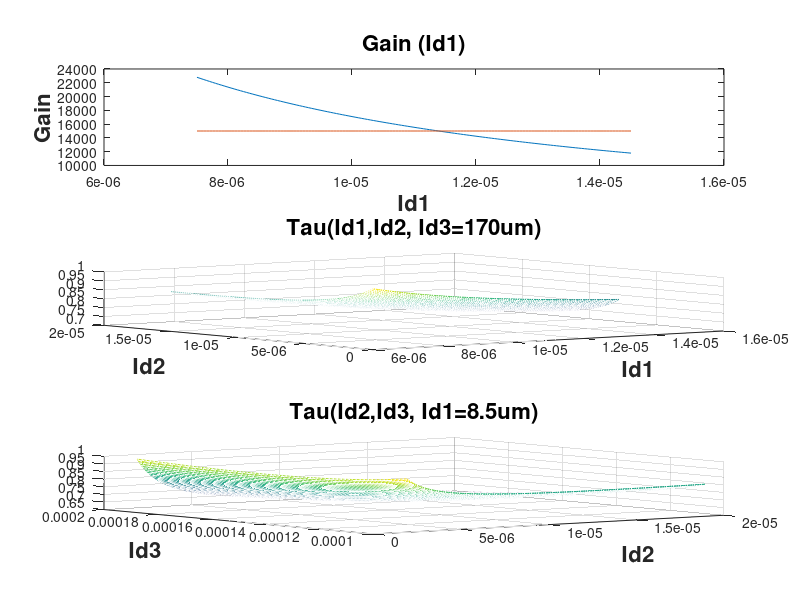
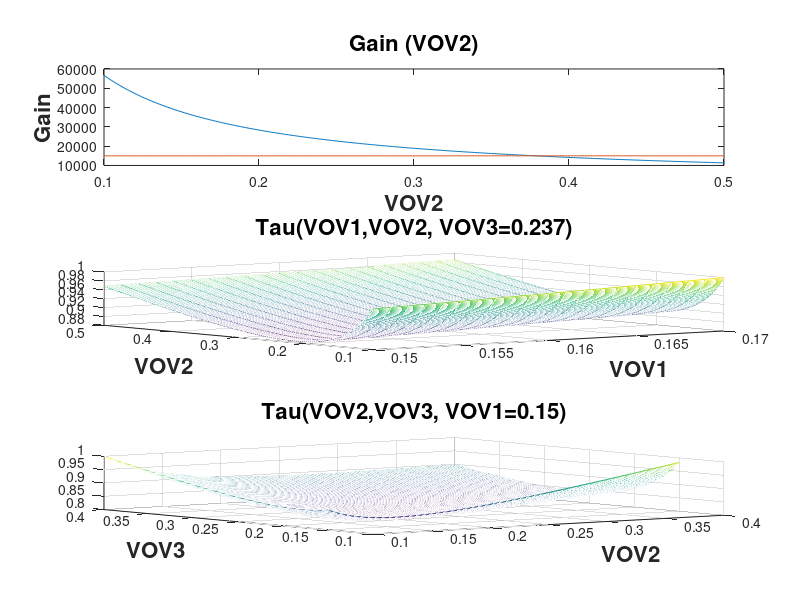

Write the MATLAB code that produced these figures, in order.
% EE2124 Matlab Script to Optimize Transimpedance Amplifier
clear all; clc;
%addpath('/usr/class/ee114/matlab/hspice_toolbox')

% Setup
format short eng;

% Parameters
uCox = 50e-6;
Cox = 2.3e-3;% fF/um^2
mu_n = uCox/Cox;
Cl = 2*500e-15;
Cin = 100e-15;
Rl = 10e3/2;
Vtn = 1; % Closer than Vth0
Lmin=1e-6;
lambda=0.1;
VDD= 2.5;

% Constraints
freq_target = 90e6; % > 90
power_target = 2.25e-3; % 5v * Itotal
I_total = 2e-3/5 % 400uA
Aspec=15e3;

%% Initial Estimations
VOV3=0.2; % Will multiply the bigger current

% Id3 & gm3
tau_target=1/(freq_target*2*pi); % Total available Tau
tau_target_out=0.35*tau_target; % Guess tau out = 35% of tau Total
gm3 = (Cl/tau_target_out);
Id3 = VOV3*gm3/2 % 

% Set Id2 & 3 based on budget
Id2= (I_total-2*Id3)/4*3/4% Needs high gm2 
Id1= (I_total-2*Id3)/4*1/4% 

%% gm_l2
Vg3 = VOV3 + 0 + Vtn; % DC Output requirement (close to 0)
VOV_L2 = (VDD - Vg3 - Vtn);
gm_l2 = (2*Id2/VOV_L2)/1.2;
R_l2 = 1/gm_l2;

%% gm_l1 
VOV_L1 = sqrt(2*Id1/(uCox*2))
gm_l1 = 2*Id1/VOV_L1;
R_l1 = 1/gm_l1;

%% gm2
gm2 = Aspec/(R_l1*R_l2*0.8);
VOV2= 2*Id2/gm2
%VOV2=0.2;
%gm2 = 2*Id2/VOV2;

%% gm1
VOV1BIAS=1.3;
VOV1 = 0 - (VOV1BIAS-2.5)- Vtn
gm1 = 2* Id1/VOV1;

% Core Transistor Sizing
W3 = 2*Id3/(uCox*VOV3^2)*Lmin;
W3_ratio = max(2,round(W3/Lmin));

W_L2 = gm_l2/(uCox*VOV_L2)*Lmin;
W_L2_ratio = max(2,round(W_L2/Lmin));
W2 = gm2/(uCox*VOV2)*Lmin;
W2_ratio = max(2,round(W2/Lmin));

W_L1 = gm_l1/(uCox*VOV_L1)*Lmin;
W_L1_ratio = max(2,round(W_L1/Lmin));

W1 = gm1/(uCox*VOV1)*Lmin;
W1_ratio = max(2,round(W1/Lmin));

sprintf('.param W_1=%du\n.param W_2=%du\n.param W_3=%du\n.param W_L1=%du\n.param W_L2=%du',W1_ratio,W2_ratio,W3_ratio,W_L1_ratio,W_L2_ratio)

%the gate bias for curent mirrors is set by a diode connected NMOS which
%has as current source to the drain
Wdriver=16e-6;
Ldriver=2e-6;
vss =-2.5;
vov_driver_mos= sqrt(Id2/(0.5*(Wdriver/Ldriver)*uCox));
vbiasgen=vov_driver_mos+0.5+vss

% Bias source sizing based on current requirements
Wb1_ratio= round(Id1/((uCox/2)*(vbiasgen-vss-0.5)^2)*2);
Wb2_ratio= round(Id2/((uCox/2)*(vbiasgen-vss-0.5)^2)*2);
Wb3_ratio= round(Id3/((uCox/2)*(vbiasgen-vss-0.5)^2)*2);
sprintf('.param WB1=%du\n.param WB2=%du\n.param WB3=%du',Wb1_ratio,Wb2_ratio,Wb3_ratio)


%% ZVTC based Models 

% Coeffitients
alpha1= 0.26; % Csb1/Cgs1 
beta1 = 0.25; % Cgd1/Cgs1
gamma1 = 0.41; % Cdb1/Cgs1
beta2 = beta1;
gamma2 = gamma1;
beta3 = beta2;

A = 1+alpha1;
B = beta1 + gamma1;
C = beta2;
D = gamma2;
E = beta3;
F = C+1;
G = C+D;
H = E + 1/6;

% Tau 
t0_vov = (2*Lmin^2)/(3*mu_n); % T0 by Vov 
tau_in = 5/6*(Cin*VOV1/2/Id1 + A*t0_vov/VOV1)
tau_out = 5/6*(t0_vov/VOV3 + VOV3*Cl/2/Id3)
tau_core = 2 * t0_vov * VOV2.*( Aspec/0.8 * ( B* Id1./VOV1^2 + (F+C*VOV_L2/VOV2)*Id2./VOV2^2) + VOV_L2./(2*Id2).*(G*Id2./VOV2^2 + H*Id3/VOV3^2))
tau_total = tau_in + tau_out + tau_core;
f3db = 1/(tau_total*2*pi)

%% Fine tuning 
Id1=8.5e-6; Id2=17.9e-6; Id3=170e-6;
VOV_L1=0.3832;
VOV1=0.154;
VOV2=0.2819;
VOV_L2=0.393;
VOV3=0.346;  

tau_in = 5/6*(Cin*VOV1/2/Id1 + A*t0_vov/VOV1)
tau_out = 5/6*(t0_vov/VOV3 + VOV3*Cl/2/Id3)
tau_core = 2 * t0_vov * VOV2.*( Aspec/0.8 * ( B* Id1./VOV1^2 + (F+C*VOV_L2/VOV2)*Id2./VOV2^2) + VOV_L2./(2*Id2).*(G*Id2./VOV2^2 + H*Id3/VOV3^2))
tau_total = tau_in + tau_out + tau_core
f3db = 1/(tau_total*2*pi)
gain=VOV_L1./(2*Id1).*VOV_L2./VOV2*(0.8)^2

%% Id Tuning 

VOV_L1=0.3832; VOV1=0.154; VOV2=0.2819; VOV_L2=0.393; VOV3=0.346;
Id3=170e-6;
Id1=[8.5e-6 - 1e-6 : .05e-6: 8.5e-6 + 6e-6]; 
Id2=[17.9e-6 - 14e-6 : .05e-6: 17.9e-6 + 1e-6]; 
 
[I1,I2] = meshgrid(Id1,Id2);

tau_in = 5/6*(Cin*VOV1./2./I1 + A*t0_vov./VOV1);
tau_out = 5/6*(t0_vov./VOV3 + VOV3*Cl/2/Id3);
tau_core = 2 * t0_vov * VOV2.*( Aspec/0.8 * ( B* I1./VOV1.^2 + (F+C*VOV_L2./VOV2)*I2./VOV2.^2) + VOV_L2./(2*I2).*(G*I2./VOV2.^2 + H*Id3./VOV3.^2));
tau_total = tau_in + tau_out + tau_core;

gain_i1=VOV_L1./(2*Id1).*VOV_L2./VOV2*(0.8)^2;

figure(1);
subplot(3,1,1); 
plot(Id1,gain_i1, Id1, Aspec*ones(1,length(Id1))); 
title ('Gain (Id1)');
xlabel('Id1')
ylabel('Gain');

subplot(3,1,2);
mesh(Id1,Id2,tau_total./max(max(tau_total)));
title ('Tau(Id1,Id2, Id3=170um)');
xlabel('Id1')
ylabel('Id2') 


Id3=[170e-6 - 70e-6 : 0.5e-6: 200e-6]; Id1=8.5e-6;
Id2=[17.9e-6 - 16e-6 : .1e-6: 17.9e-6 + 1e-6]; 
[I2,I3] = meshgrid(Id2,Id3);

tau_in = 5/6*(Cin*VOV1./2./Id1 + A*t0_vov./VOV1);
tau_out = 5/6*(t0_vov./VOV3 + VOV3*Cl/2./I3);
tau_core = 2 * t0_vov * VOV2.*( Aspec/0.8 * ( B* Id1./VOV1.^2 + (F+C*VOV_L2./VOV2)*I2./VOV2.^2) + VOV_L2./(2*I2).*(G*I2./VOV2.^2 + H*I3./VOV3.^2));
tau_total = tau_in + tau_out + tau_core;

subplot(3,1,3);
mesh(Id2,Id3,tau_total./max(max(tau_total)));
title ('Tau(Id2,Id3, Id1=8.5um)');
xlabel('Id2')
ylabel('Id3') 

figureHandle = gcf; 
set(findall(figureHandle,'type','text'),'fontSize',16,'fontWeight','bold')

% VOV 1-2 tuning
Id1=8.5e-6; Id2=17.9e-6; Id3=170e-6;
VOV_L1=0.3832;
VOV_L2=0.393; 
VOV3=0.237;% 0.321<- actual opt; model ?0.237

VOV1=[0.15:0.001:0.17];
VOV2=[0.1:0.001:0.5]; 
[VO1,VO2] = meshgrid(VOV1,VOV2);

tau_in = 5/6*(Cin*VO1./2/Id1 + A*t0_vov./VO1);
tau_out = 5/6*(t0_vov./VOV3 + VOV3*Cl/2/Id3);
tau_core = 2 * t0_vov * VO2.*( Aspec/0.8 * ( B* Id1./VO1.^2 + (F+C*VOV_L2./VO2)*Id2./VO2.^2) + VOV_L2./(2*Id2).*(G*Id2./VO2.^2 + H*Id3./VOV3.^2));
tau_total = tau_in + tau_out + tau_core;
gain_vo2=VOV_L1./(2*Id1).*VOV_L2./VOV2*(0.8)^2;

figure(2);

subplot(3,1,1);
plot(VOV2,gain_vo2,VOV2, Aspec*ones(1,length(VOV2)));
title ('Gain (VOV2)');
xlabel('VOV2')
ylabel('Gain');

subplot(3,1,2);
mesh(VOV1,VOV2,tau_total./max(max(tau_total)));
title ('Tau(VOV1,VOV2, VOV3=0.237)');
xlabel('VOV1')
ylabel('VOV2') 

VOV1=0.15;
VOV3=[0.15:0.001:0.4]; 
VOV2=[0.1:0.001:0.4];
[VO2,VO3] = meshgrid(VOV2,VOV3);
tau_in = 5/6*(Cin*VOV1./2/Id1 + A*t0_vov./VOV1);
tau_out = 5/6*(t0_vov./VO3 + VO3*Cl/2/Id3);
tau_core = 2 * t0_vov * VO2.*( Aspec/0.8 * ( B* Id1./VOV1.^2 + (F+C*VOV_L2./VO2)*Id2./VO2.^2) + VOV_L2./(2*Id2).*(G*Id2./VO2.^2 + H*Id3./VO3.^2));
tau_total = tau_in + tau_out + tau_core;

subplot(3,1,3);
mesh(VOV2,VOV3,tau_total./max(max(tau_total)));
title ('Tau(VOV2,VOV3, VOV1=0.15)');
xlabel('VOV2')
ylabel('VOV3')
 
figureHandle = gcf; 
set(findall(figureHandle,'type','text'),'fontSize',16,'fontWeight','bold')
return

%%

f3db = 1/(tau_total*2*pi);


%%
%plot(Id2,tau_core);


title ('Tau(Id1,Id2)');
xlabel('Id1')
ylabel('ID2')
%hleg1 = legend('V_{ov,min}=0.1541)','NorthWest');

%set(hleg1,'FontSize',16);
figureHandle = gcf;
%# make all text in the figure to size 14 and bold
set(findall(figureHandle,'type','text'),'fontSize',16,'fontWeight','bold')
%%
x = -8:.5:8; y=x;
[X,Y] = meshgrid(x,y);
R=sqrt(X.^2 + Y.^2) + eps;
Z = sin(R)./R;
mesh(x,y,Z);
%% Load Simulation Data 
%h = loadsig('part3.sw0');
%lssig(h)
%idn = evalsig(h,'i_mn1');

% Visualization
%figure(1);
%plot(vds, idn, 'linewidth', 2);
%set(gca,'FontSize',14);
%title('NMOS 10/1')
%xlabel('V_D_S [V]');
%ylabel('I_D [A]');
%grid;

